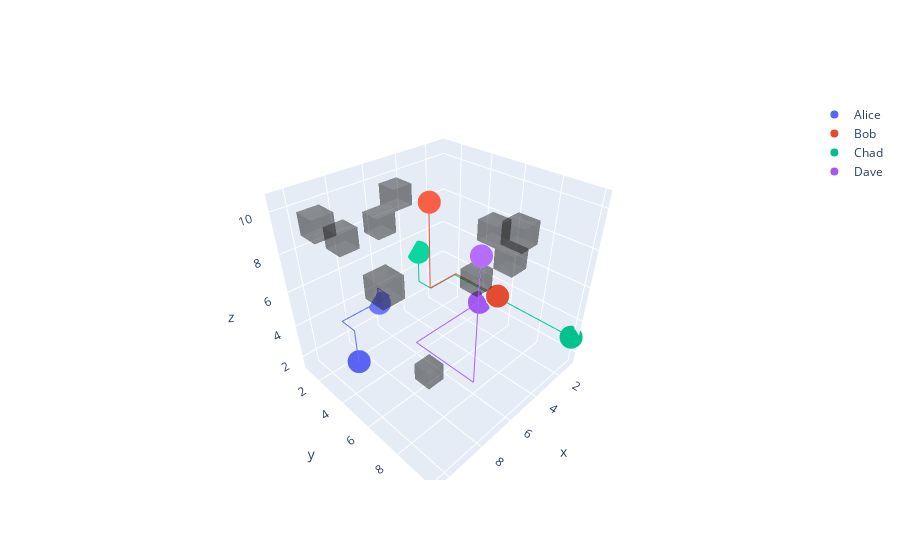

The notebook cell saved with this chart:
### Code cell
vis_plan = {'Alice': [(9, 3, 2), (9, 3, 3), (9, 3, 4), (9, 2, 4), (8, 2, 4), (7, 2, 4), (6, 2, 4), (6, 1, 4), (6, 1, 3)], 'Bob': [(2, 6, 4), (2, 5, 4), (2, 4, 4), (2, 3, 4), (3, 3, 4), (4, 3, 4), (4, 3, 5), (4, 3, 6), (4, 3, 7), (4, 3, 8), (4, 3, 9)], 'Chad': [(1, 10, 3), (1, 9, 3), (1, 8, 3), (1, 7, 3), (1, 6, 3), (1, 5, 3), (1, 4, 3), (1, 3, 3), (1, 2, 3), (2, 2, 3), (3, 2, 3), (3, 1, 3), (3, 1, 4), (3, 1, 5)], 'Dave': [(1, 4, 2), (2, 4, 2), (3, 4, 2), (4, 4, 2), (5, 4, 2), (6, 4, 2), (6, 5, 2), (6, 6, 2), (6, 7, 2), (6, 8, 2), (6, 8, 3), (6, 8, 4), (6, 8, 5), (6, 8, 6), (6, 8, 7), (6, 8, 8), (6, 8, 9)]}
envs[0].visualize(agent_plan=vis_plan)

### Figure 1 — Plotly figure (JSON) as saved in the notebook; plotly's stock layout.template omitted (floating-point values rounded to 4 significant figures)
{"data": [{"alphahull": 1, "color": "rgba(25,25,25,0.3)", "flatshading": true, "lighting": {"diffuse": 0.1, "roughness": 0.5, "specular": 2}, "type": "mesh3d", "x": [4.5, 4.5, 5.5, 5.5, 4.5, 4.5, 5.5, 5.5], "y": [8.5, 8.5, 8.5, 8.5, 9.5, 9.5, 9.5, 9.5], "z": [9.5, 10.5, 9.5, 10.5, 9.5, 10.5, 9.5, 10.5]}, {"alphahull": 1, "color": "rgba(25,25,25,0.3)", "flatshading": true, "lighting": {"diffuse": 0.1, "roughness": 0.5, "specular": 2}, "type": "mesh3d", "x": [9.5, 9.5, 10.5, 10.5, 9.5, 9.5, 10.5, 10.5], "y": [2.5, 2.5, 2.5, 2.5, 3.5, 3.5, 3.5, 3.5], "z": [9.5, 10.5, 9.5, 10.5, 9.5, 10.5, 9.5, 10.5]}, {"alphahull": 1, "color": "rgba(25,25,25,0.3)", "flatshading": true, "lighting": {"diffuse": 0.1, "roughness": 0.5, "specular": 2}, "type": "mesh3d", "x": [3.5, 3.5, 4.5, 4.5, 3.5, 3.5, 4.5, 4.5], "y": [6.5, 6.5, 6.5, 6.5, 7.5, 7.5, 7.5, 7.5], "z": [8.5, 9.5, 8.5, 9.5, 8.5, 9.5, 8.5, 9.5]}, {"alphahull": 1, "color": "rgba(25,25,25,0.3)", "flatshading": true, "lighting": {"diffuse": 0.1, "roughness": 0.5, "specular": 2}, "type": "mesh3d", "x": [6.5, 6.5, 7.5, 7.5, 6.5, 6.5, 7.5, 7.5], "y": [5.5, 5.5, 5.5, 5.5, 6.5, 6.5, 6.5, 6.5], "z": [1.5, 2.5, 1.5, 2.5, 1.5, 2.5, 1.5, 2.5]}, {"alphahull": 1, "color": "rgba(25,25,25,0.3)", "flatshading": true, "lighting": {"diffuse": 0.1, "roughness": 0.5, "specular": 2}, "type": "mesh3d", "x": [8.5, 8.5, 9.5, 9.5, 8.5, 8.5, 9.5, 9.5], "y": [2.5, 2.5, 2.5, 2.5, 3.5, 3.5, 3.5, 3.5], "z": [8.5, 9.5, 8.5, 9.5, 8.5, 9.5, 8.5, 9.5]}, {"alphahull": 1, "color": "rgba(25,25,25,0.3)", "flatshading": true, "lighting": {"diffuse": 0.1, "roughness": 0.5, "specular": 2}, "type": "mesh3d", "x": [9.5, 9.5, 10.5, 10.5, 9.5, 9.5, 10.5, 10.5], "y": [6.5, 6.5, 6.5, 6.5, 7.5, 7.5, 7.5, 7.5], "z": [8.5, 9.5, 8.5, 9.5, 8.5, 9.5, 8.5, 9.5]}, {"alphahull": 1, "color": "rgba(25,25,25,0.3)", "flatshading": true, "lighting": {"diffuse": 0.1, "roughness": 0.5, "specular": 2}, "type": "mesh3d", "x": [4.5, 4.5, 5.5, 5.5, 4.5, 4.5, 5.5, 5.5], "y": [6.5, 6.5, 6.5, 6.5, 7.5, 7.5, 7.5, 7.5], "z": [6.5, 7.5, 6.5, 7.5, 6.5, 7.5, 6.5, 7.5]}, {"alphahull": 1, "color": "rgba(25,25,25,0.3)", "flatshading": true, "lighting": {"diffuse": 0.1, "roughness": 0.5, "specular": 2}, "type": "mesh3d", "x": [6.5, 6.5, 7.5, 7.5, 6.5, 6.5, 7.5, 7.5], "y": [2.5, 2.5, 2.5, 2.5, 3.5, 3.5, 3.5, 3.5], "z": [8.5, 9.5, 8.5, 9.5, 8.5, 9.5, 8.5, 9.5]}, {"alphahull": 1, "color": "rgba(25,25,25,0.3)", "flatshading": true, "lighting": {"diffuse": 0.1, "roughness": 0.5, "specular": 2}, "type": "mesh3d", "x": [5.5, 5.5, 6.5, 6.5, 5.5, 5.5, 6.5, 6.5], "y": [2.5, 2.5, 2.5, 2.5, 3.5, 3.5, 3.5, 3.5], "z": [9.5, 10.5, 9.5, 10.5, 9.5, 10.5, 9.5, 10.5]}, {"alphahull": 1, "color": "rgba(25,25,25,0.3)", "flatshading": true, "lighting": {"diffuse": 0.1, "roughness": 0.5, "specular": 2}, "type": "mesh3d", "x": [3.5, 3.5, 4.5, 4.5, 3.5, 3.5, 4.5, 4.5], "y": [7.5, 7.5, 7.5, 7.5, 8.5, 8.5, 8.5, 8.5], "z": [7.5, 8.5, 7.5, 8.5, 7.5, 8.5, 7.5, 8.5]}, {"marker": {"color": "rgba(89.0,100.0,240.0,1)"}, "mode": "markers", "name": "Alice", "type": "scatter3d", "x": [9], "y": [3], "z": [2]}, {"line": {"color": "rgba(99.0,110.0,250.0,1)"}, "mode": "lines", "showlegend": false, "type": "scatter3d", "x": [9, 9, 9, 9, 9, 8, 7, 6, 6, 6, 6], "y": [3, 3, 3, 3, 2, 2, 2, 2, 1, 1, 1], "z": [2, 2, 3, 4, 4, 4, 4, 4, 4, 3, 3]}, {"marker": {"color": "rgba(109.0,120.0,255,1)"}, "mode": "markers", "showlegend": false, "type": "scatter3d", "x": [6], "y": [1], "z": [3]}, {"marker": {"color": "rgba(229.0,75.0,49.0,1)"}, "mode": "markers", "name": "Bob", "type": "scatter3d", "x": [2], "y": [6], "z": [4]}, {"line": {"color": "rgba(239.0,85.0,59.0,1)"}, "mode": "lines", "showlegend": false, "type": "scatter3d", "x": [2, 2, 2, 2, 2, 3, 4, 4, 4, 4, 4, 4, 4], "y": [6, 6, 5, 4, 3, 3, 3, 3, 3, 3, 3, 3, 3], "z": [4, 4, 4, 4, 4, 4, 4, 5, 6, 7, 8, 9, 9]}, {"marker": {"color": "rgba(249.0,95.0,69.0,1)"}, "mode": "markers", "showlegend": false, "type": "scatter3d", "x": [4], "y": [3], "z": [9]}, {"marker": {"color": "rgba(0,194.0,140.0,1)"}, "mode": "markers", "name": "Chad", "type": "scatter3d", "x": [1], "y": [10], "z": [3]}, {"line": {"color": "rgba(0.0,204.0,150.0,1)"}, "mode": "lines", "showlegend": false, "type": "scatter3d", "x": [1, 1, 1, 1, 1, 1, 1, 1, 1, 1, 2, 3, 3, 3, 3, 3], "y": [10, 10, 9, 8, 7, 6, 5, 4, 3, 2, 2, 2, 1, 1, 1, 1], "z": [3, 3, 3, 3, 3, 3, 3, 3, 3, 3, 3, 3, 3, 4, 5, 5]}, {"marker": {"color": "rgba(10.0,214.0,160.0,1)"}, "mode": "markers", "showlegend": false, "type": "scatter3d", "x": [3], "y": [1], "z": [5]}, {"marker": {"color": "rgba(161.0,89.0,240.0,1)"}, "mode": "markers", "name": "Dave", "type": "scatter3d", "x": [1], "y": [4], "z": [2]}, {"line": {"color": "rgba(171.0,99.0,250.0,1)"}, "mode": "lines", "showlegend": false, "type": "scatter3d", "x": [1, 1, 2, 3, 4, 5, 6, 6, 6, 6, 6, 6, 6, 6, 6, 6, 6, 6, 6], "y": [4, 4, 4, 4, 4, 4, 4, 5, 6, 7, 8, 8, 8, 8, 8, 8, 8, 8, 8], "z": [2, 2, 2, 2, 2, 2, 2, 2, 2, 2, 2, 3, 4, 5, 6, 7, 8, 9, 9]}, {"marker": {"color": "rgba(181.0,109.0,255,1)"}, "mode": "markers", "showlegend": false, "type": "scatter3d", "x": [6], "y": [8], "z": [9]}], "layout": {}}
